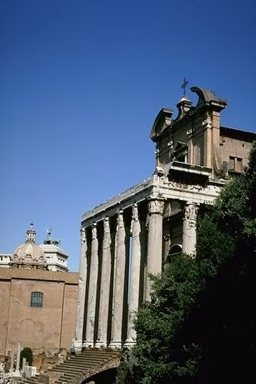
#> input picture 215.jpg, 256 x 384 px, given in place of 0.jpg, which was not available
$ python MSD.py   (Python 2 division)
#> lines starting #> are read from the running program, lines starting #| are printed output that depends on the picture; pictures that were not available may be replaced by others from this repository, and a replacement may not be noted
#!/usr/bin/env python2
# -*- coding: utf-8 -*-
"""
Created on Thu Jan 18 13:33:40 2018

@author: aditya1
"""

# importing libraries
import math
import cv2
import numpy as np
import matplotlib.pyplot as plt

from pymongo import MongoClient
client = MongoClient('mongodb://localhost:27017')

Database = np.zeros(1000*72).reshape(1000,72)
for entry in range(1000):
    imagename = str(entry)+'.jpg'
    img = cv2.imread(imagename)
#> img is the input picture: shape (384, 256, 3); mean B, G, R 119.2, 94.9, 79.1
    width, height, channels = img.shape
#> width = 384; height = 256; channels = 3

    hsv = cv2.cvtColor(img, cv2.COLOR_BGR2HSV)
#> hsv: shape (384, 256, 3); mean H, S, V 76.5, 117.4, 129.2

    colnum1 = 8   #the quantization number of H
    colnum2 = 3   #the quantization number of S
    colnum3 = 3   #the quantization number of V
    VI = 0
    SI = 0
    HI = 0
    QuantizedImage = np.zeros(width*height).reshape(width,height)
    for i in range(width):
        for j in range (height):
            VI = hsv[i, j, 0] * (colnum1 / 360.0)
            if (VI >= colnum1 - 1):
                VI = colnum1 - 1
            SI = hsv[i, j, 1] * (colnum2 / 1.0)
            if (SI >= colnum2 - 1):
                SI = colnum2 - 1;
            HI = hsv[i, j, 2] * (colnum3 / 1.0)
            if (HI >= colnum3 - 1):
                HI = colnum3 - 1
            QuantizedImage[i][j] = (colnum3 * colnum2) * VI + colnum3 * SI + HI
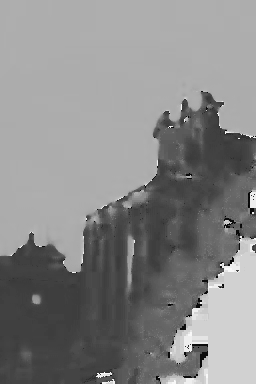
#> QuantizedImage: shape (384, 256) float64; min 0, max 43.8, mean 23.3; drawn with min black and max white


    OrientationImage = np.zeros(width*height).reshape(width,height)
    gxx=gyy=gxy = 0.0
    rh=gh=bh = 0.0
    rv=gv=bv = 0.0
    theta = 0.0
    hsvComponent = np.zeros(3*width*height).reshape(width,height,3)
    num = 6   #the quantization number of edge orientation

    for i in range(width):
        for j in range(height):
            hsvComponent[i, j, 0] = hsv[i, j, 1] * math.cos(hsv[i, j, 0])
            hsvComponent[i, j, 1] = hsv[i, j, 1] * math.sin(hsv[i, j, 0])
            hsvComponent[i, j, 2] = hsv[i, j, 2]
#> hsvComponent: shape (384, 256, 3) float64; mean H, S, V -23.6, 56, 129.2
    for i in range(width-2):
        for j in range(height-2):

            rh = (hsvComponent[i - 1, j + 1,0] + 2 * hsvComponent[i, j + 1,0] + hsvComponent[i + 1, j + 1,0]) - (hsvComponent[i - 1, j - 1,0] + 2 * hsvComponent[i, j - 1,0] + hsvComponent[i + 1, j - 1,0]);
            gh = (hsvComponent[i - 1, j + 1,1] + 2 * hsvComponent[i, j + 1,1] + hsvComponent[i + 1, j + 1,1]) - (hsvComponent[i - 1, j - 1,1] + 2 * hsvComponent[i, j - 1,1] + hsvComponent[i + 1, j - 1,1]);
            bh = (hsvComponent[i - 1, j + 1,2] + 2 * hsvComponent[i, j + 1,2] + hsvComponent[i + 1, j + 1,2]) - (hsvComponent[i - 1, j - 1,2] + 2 * hsvComponent[i, j - 1,2] + hsvComponent[i + 1, j - 1,2]);

            rv = (hsvComponent[i + 1, j - 1,0] + 2 * hsvComponent[i + 1, j,0] + hsvComponent[i + 1, j + 1,0]) - (hsvComponent[i - 1, j - 1,0] + 2 * hsvComponent[i - 1, j,0] + hsvComponent[i - 1, j + 1,0]);
            gv = (hsvComponent[i + 1, j - 1,1] + 2 * hsvComponent[i + 1, j,1] + hsvComponent[i + 1, j + 1,1]) - (hsvComponent[i - 1, j - 1,1] + 2 * hsvComponent[i - 1, j,1] + hsvComponent[i - 1, j + 1,1]);
            bv = (hsvComponent[i + 1, j - 1,2] + 2 * hsvComponent[i + 1, j,2] + hsvComponent[i + 1, j + 1,2]) - (hsvComponent[i - 1, j - 1,2] + 2 * hsvComponent[i - 1, j,2] + hsvComponent[i - 1, j + 1,2]);

            gxx = math.sqrt(rh * rh + gh * gh + bh * bh)
            gyy = math.sqrt(rv * rv + gv * gv + bv * bv)
            gxy = rh * rv + gh * gv + bh * bv

            theta = (math.acos(gxy / (gxx * gyy + 0.0001)) * 180.0 / math.pi)

            OrientationImage[i, j] = (int)(round(theta * num / 180.0))

            if (OrientationImage[i, j] >= num - 1):
                OrientationImage[i, j] = num - 1
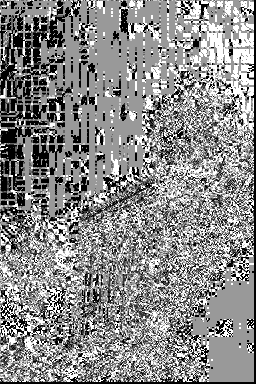
#> OrientationImage: shape (384, 256) float64; min 0, max 5, mean 2.7; drawn with min black and max white

    def StructureMaps(OrientationImage,img,wid,hei,Dx,Dy):
#> called with wid = 384, hei = 256, Dx = 0, Dy = 0
        Color = np.zeros(width*height).reshape(width,height)
        for i in range(width/3):
            for j in range(height/3):
                WA = np.zeros(9)
                m = 3 * i + Dx;
                n = 3 * j + Dy;
                WA[0] = OrientationImage[m - 1, n - 1];
                WA[1] = OrientationImage[m - 1, n];
                WA[2] = OrientationImage[m - 1, n + 1];
                WA[3] = OrientationImage[m + 1, n - 1];
                WA[4] = OrientationImage[m + 1, n];
                WA[5] = OrientationImage[m + 1, n + 1];
                WA[6] = OrientationImage[m, n - 1];
                WA[7] = OrientationImage[m, n + 1];
                WA[8] = OrientationImage[m, n];
                if (WA[8] == WA[0]):
                    Color[m - 1, n - 1] = img[m - 1, n - 1]
                else:
                    Color[m - 1, n - 1] = -1

                if (WA[8] == WA[1]):
                    Color[m - 1, n] = img[m - 1, n]
                else:
                    Color[m - 1, n] = -1

                if (WA[8] == WA[2]):
                    Color[m - 1, n + 1] = img[m - 1, n + 1]
                else:
                    Color[m - 1, n + 1] = -1

                if (WA[8] == WA[3]):
                    Color[m + 1, n - 1] = img[m + 1, n - 1]
                else:
                    Color[m + 1, n - 1] = -1

                if (WA[8] == WA[4]):
                    Color[m + 1, n] = img[m + 1, n]
                else:
                    Color[m + 1, n] = -1
                if (WA[8] == WA[5]):
                    Color[m + 1, n + 1] = img[m + 1, n + 1]
                else:
                    Color[m + 1, n + 1] = -1
                if (WA[8] == WA[6]):
                    Color[m, n - 1] = img[m, n - 1]
                else:
                    Color[m, n - 1] = -1
                if (WA[8] == WA[7]):
                    Color[m, n + 1] = img[m, n + 1]
                else:
                    Color[m, n + 1] = -1
                if (WA[8] == WA[8]):
                    Color[m, n] = img[m, n]
        return Color

    ColorA = StructureMaps(OrientationImage,QuantizedImage,width,height,0,0)
    ColorB = StructureMaps(OrientationImage,QuantizedImage,width,height,0,1)
#> call 2 of StructureMaps, with wid = 384, hei = 256, Dx = 0, Dy = 1
#> after the loop in StructureMaps (call 2), `for i in range(width/3):`:
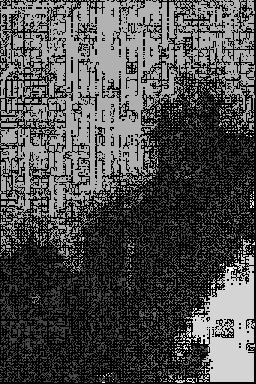
#> Color: shape (384, 256) float64; min -1, max 43.4, mean 12.6; drawn with min black and max white
    ColorC = StructureMaps(OrientationImage,QuantizedImage,width,height,1,0)
#> call 3 of StructureMaps, with wid = 384, hei = 256, Dx = 1, Dy = 0
#> after the loop in StructureMaps (call 3), `for i in range(width/3):`:
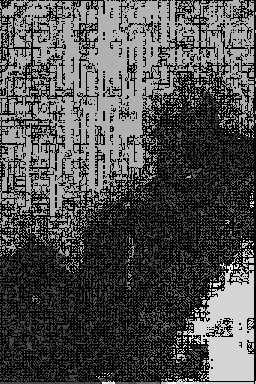
#> Color: shape (384, 256) float64; min -1, max 43.4, mean 12.7; drawn with min black and max white
    ColorD = StructureMaps(OrientationImage,QuantizedImage,width,height,1,1)
#> call 4 of StructureMaps, with wid = 384, hei = 256, Dx = 1, Dy = 1
#> after the loop in StructureMaps (call 4), `for i in range(width/3):`:
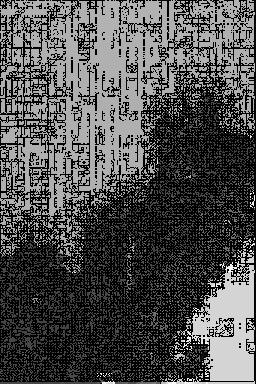
#> Color: shape (384, 256) float64; min -1, max 43.4, mean 12.7; drawn with min black and max white

    micro = np.zeros(width*height).reshape(width,height)
    for i in range(width):
        for j in range(height):
            micro[i][j] = int(max(ColorA[i][j], max(ColorB[i][j], max(ColorC[i][j], ColorD[i][j]))));
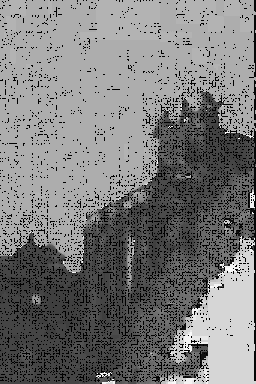
#> micro: shape (384, 256) float64; min -1, max 43, mean 20.3; drawn with min black and max white
    micro = micro.astype(int)

    CSA = 72
    hist = np.zeros(CSA)
    MS = np.zeros(CSA)
    HA = np.zeros(CSA)
    for i in range(width-1):
        for j in range(height-1):
            if(micro[i][j] >= 0):
                HA[micro[i][j]]+=1

    for i in range(3,3*(width/3)-1):
        for j in range(3,3*(height/3)-1):
            wa = np.zeros(9)
            wa[0] = micro[i - 1][j - 1]
            wa[1] = micro[i - 1][j]
            wa[2] = micro[i - 1][j + 1]

            wa[3] = micro[i + 1][j - 1]
            wa[4] = micro[i + 1][j]
            wa[5] = micro[i + 1][j + 1]

            wa[6] = micro[i][j - 1]
            wa[7] = micro[i][j + 1]
            wa[8] = micro[i][j]
            wa = wa.astype(int)
            TE1 = 0
            for m in range(8):
                if ((wa[8] == wa[m]) and (wa[8] >= 0)):
                    TE1 = TE1+1
            if(wa[8]>=0):
                MS[wa[8]] +=TE1
#> after the loop, MS = 72 values, max 267602 at index 29, min 0 at index 0, mean 6973.1

    for i in range(CSA):
        hist[i] = (MS[i] * 1.0) / (8.0 * HA[i] + 0.0001)
#> after the loop, hist = 72 values, max 0.931 at index 36, min 0 at index 0, mean 0.192
    Database[entry] = hist
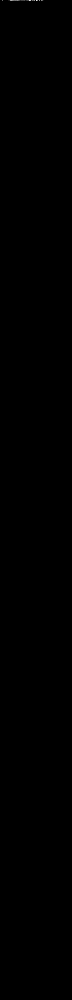
#> Database: shape (1000, 72) float64; min 0, max 0.931, mean 0.000192
#> (the run stopped early here; a loop or call above may not have finished)
